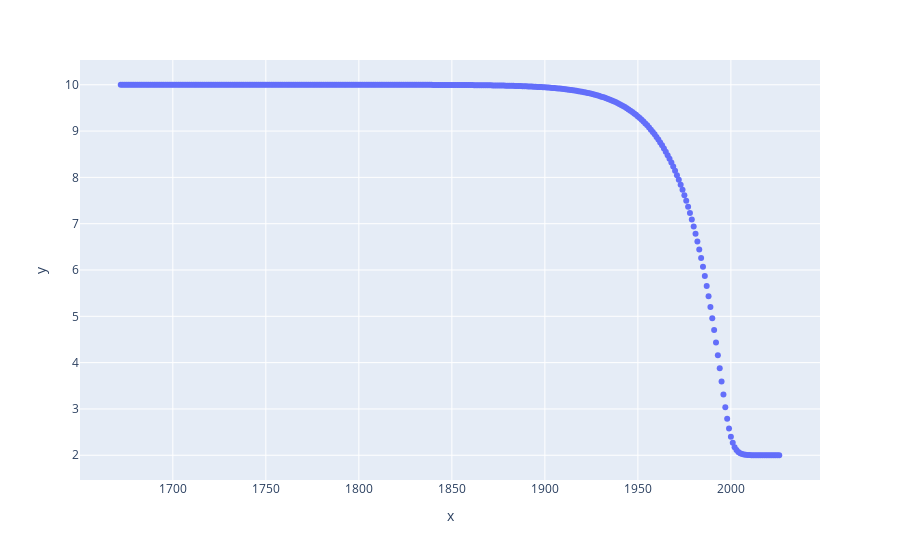

Write notebook code for a chart like this one.
### Markdown cell above
We are probably more likely to have non-response for older cars.

### Code cell
params = {
    "t":reg_4.select("model_year").collect().to_series().to_numpy(),
    "A":10, 
    "K":2, 
    "B":0.5, 
    "nu":10, 
    "Q":100, 
    "C":1, 
    "M":1990 
}

y = richards_curve(
    **params
)
px.scatter(
    x=params["t"],
    y=y
)

### Figure 1 — Plotly figure (JSON) as saved in the notebook; plotly's stock layout.template omitted (floating-point values rounded to 4 significant figures; data arrays with more than 128 entries replaced by an {"elided": "..."} marker saying what was removed)
{"data": [{"hovertemplate": "x=%{x}<br>y=%{y}<extra></extra>", "legendgroup": "", "marker": {"color": "#636efa", "symbol": "circle"}, "mode": "markers", "name": "", "orientation": "v", "showlegend": false, "type": "scatter", "x": {"elided": "355 int values"}, "xaxis": "x", "y": {"elided": "355 float values"}, "yaxis": "y"}], "layout": {"legend": {"tracegroupgap": 0}, "margin": {"t": 60}, "xaxis": {"anchor": "y", "domain": [0, 1], "title": {"text": "x"}}, "yaxis": {"anchor": "x", "domain": [0, 1], "title": {"text": "y"}}}}
